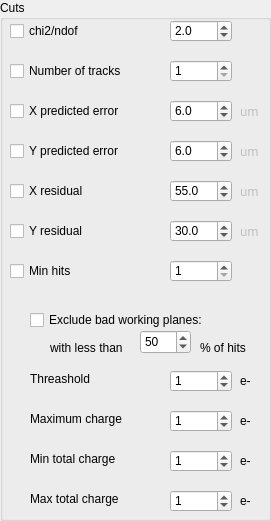
    <widget class="QGroupBox" name="chargeCutsGB">
     <property name="geometry">
      <rect>
       <x>705</x>
       <y>20</y>
       <width>271</width>
       <height>521</height>
      </rect>
     </property>
     <property name="title">
      <string>Cuts</string>
     </property>
     <widget class="QCheckBox" name="chi2ChargeCutCB">
      <property name="geometry">
       <rect>
        <x>10</x>
        <y>20</y>
        <width>93</width>
        <height>22</height>
       </rect>
      </property>
      <property name="text">
       <string>chi2/ndof</string>
      </property>
     </widget>
     <widget class="QDoubleSpinBox" name="chi2ChargeCutSB">
      <property name="geometry">
       <rect>
        <x>170</x>
        <y>20</y>
        <width>62</width>
        <height>22</height>
       </rect>
      </property>
      <property name="decimals">
       <number>1</number>
      </property>
      <property name="minimum">
       <double>1.000000000000000</double>
      </property>
      <property name="maximum">
       <double>20.000000000000000</double>
      </property>
      <property name="singleStep">
       <double>0.500000000000000</double>
      </property>
      <property name="value">
       <double>2.000000000000000</double>
      </property>
     </widget>
     <widget class="QCheckBox" name="nTrackChargeCutCB">
      <property name="geometry">
       <rect>
        <x>10</x>
        <y>60</y>
        <width>141</width>
        <height>22</height>
       </rect>
      </property>
      <property name="text">
       <string>Number of tracks</string>
      </property>
     </widget>
     <widget class="QSpinBox" name="nTrackChargeCutSB">
      <property name="geometry">
       <rect>
        <x>170</x>
        <y>60</y>
        <width>62</width>
        <height>22</height>
       </rect>
      </property>
      <property name="layoutDirection">
       <enum>Qt::LeftToRight</enum>
      </property>
      <property name="minimum">
       <number>1</number>
      </property>
      <property name="maximum">
       <number>10</number>
      </property>
      <property name="value">
       <number>1</number>
      </property>
     </widget>
     <widget class="QCheckBox" name="xErrChargeCutCB">
      <property name="geometry">
       <rect>
        <x>10</x>
        <y>100</y>
        <width>141</width>
        <height>22</height>
       </rect>
      </property>
      <property name="text">
       <string>X predicted error</string>
      </property>
     </widget>
     <widget class="QCheckBox" name="yErrChargeCutCB">
      <property name="geometry">
       <rect>
        <x>10</x>
        <y>140</y>
        <width>141</width>
        <height>22</height>
       </rect>
      </property>
      <property name="text">
       <string>Y predicted error</string>
      </property>
     </widget>
     <widget class="QDoubleSpinBox" name="xErrChargeCutSB">
      <property name="geometry">
       <rect>
        <x>170</x>
        <y>100</y>
        <width>62</width>
        <height>22</height>
       </rect>
      </property>
      <property name="decimals">
       <number>1</number>
      </property>
      <property name="minimum">
       <double>0.000000000000000</double>
      </property>
      <property name="maximum">
       <double>50.000000000000000</double>
      </property>
      <property name="singleStep">
       <double>0.500000000000000</double>
      </property>
      <property name="value">
       <double>6.000000000000000</double>
      </property>
     </widget>
     <widget class="QDoubleSpinBox" name="yErrChargeCutSB">
      <property name="geometry">
       <rect>
        <x>170</x>
        <y>140</y>
        <width>62</width>
        <height>22</height>
       </rect>
      </property>
      <property name="decimals">
       <number>1</number>
      </property>
      <property name="minimum">
       <double>0.000000000000000</double>
      </property>
      <property name="maximum">
       <double>50.000000000000000</double>
      </property>
      <property name="singleStep">
       <double>0.500000000000000</double>
      </property>
      <property name="value">
       <double>6.000000000000000</double>
      </property>
     </widget>
     <widget class="QLabel" name="xErrChargeLB">
      <property name="enabled">
       <bool>false</bool>
      </property>
      <property name="geometry">
       <rect>
        <x>240</x>
        <y>100</y>
        <width>31</width>
        <height>22</height>
       </rect>
      </property>
      <property name="font">
       <font>
        <family>Sans Serif</family>
        <weight>50</weight>
        <bold>false</bold>
       </font>
      </property>
      <property name="text">
       <string>um</string>
      </property>
     </widget>
     <widget class="QLabel" name="yErrChargeLB">
      <property name="enabled">
       <bool>false</bool>
      </property>
      <property name="geometry">
       <rect>
        <x>240</x>
        <y>140</y>
        <width>31</width>
        <height>22</height>
       </rect>
      </property>
      <property name="font">
       <font>
        <family>Sans Serif</family>
        <weight>50</weight>
        <bold>false</bold>
       </font>
      </property>
      <property name="text">
       <string>um</string>
      </property>
     </widget>
     <widget class="QCheckBox" name="xChargeCutCB">
      <property name="geometry">
       <rect>
        <x>10</x>
        <y>180</y>
        <width>130</width>
        <height>22</height>
       </rect>
      </property>
      <property name="text">
       <string>X residual</string>
      </property>
     </widget>
     <widget class="QCheckBox" name="yChargeCutCB">
      <property name="geometry">
       <rect>
        <x>10</x>
        <y>220</y>
        <width>131</width>
        <height>22</height>
       </rect>
      </property>
      <property name="text">
       <string>Y residual</string>
      </property>
     </widget>
     <widget class="QDoubleSpinBox" name="xChargeCutSB">
      <property name="geometry">
       <rect>
        <x>170</x>
        <y>180</y>
        <width>62</width>
        <height>22</height>
       </rect>
      </property>
      <property name="decimals">
       <number>1</number>
      </property>
      <property name="minimum">
       <double>-75.000000000000000</double>
      </property>
      <property name="maximum">
       <double>75.000000000000000</double>
      </property>
      <property name="singleStep">
       <double>0.500000000000000</double>
      </property>
      <property name="value">
       <double>55.000000000000000</double>
      </property>
     </widget>
     <widget class="QDoubleSpinBox" name="yChargeCutSB">
      <property name="geometry">
       <rect>
        <x>170</x>
        <y>220</y>
        <width>62</width>
        <height>22</height>
       </rect>
      </property>
      <property name="decimals">
       <number>1</number>
      </property>
      <property name="minimum">
       <double>-50.000000000000000</double>
      </property>
      <property name="maximum">
       <double>50.000000000000000</double>
      </property>
      <property name="singleStep">
       <double>0.500000000000000</double>
      </property>
      <property name="value">
       <double>30.000000000000000</double>
      </property>
     </widget>
     <widget class="QLabel" name="xChargeLB">
      <property name="enabled">
       <bool>false</bool>
      </property>
      <property name="geometry">
       <rect>
        <x>240</x>
        <y>180</y>
        <width>31</width>
        <height>22</height>
       </rect>
      </property>
      <property name="font">
       <font>
        <family>Sans Serif</family>
        <weight>50</weight>
        <bold>false</bold>
       </font>
      </property>
      <property name="text">
       <string>um</string>
      </property>
     </widget>
     <widget class="QLabel" name="yChargeLB">
      <property name="enabled">
       <bool>false</bool>
      </property>
      <property name="geometry">
       <rect>
        <x>240</x>
        <y>220</y>
        <width>31</width>
        <height>22</height>
       </rect>
      </property>
      <property name="font">
       <font>
        <family>Sans Serif</family>
        <weight>50</weight>
        <bold>false</bold>
       </font>
      </property>
      <property name="text">
       <string>um</string>
      </property>
     </widget>
     <widget class="QSpinBox" name="hitsChargeCutSB">
      <property name="geometry">
       <rect>
        <x>170</x>
        <y>260</y>
        <width>62</width>
        <height>22</height>
       </rect>
      </property>
      <property name="layoutDirection">
       <enum>Qt::LeftToRight</enum>
      </property>
      <property name="minimum">
       <number>1</number>
      </property>
      <property name="maximum">
       <number>50</number>
      </property>
      <property name="value">
       <number>1</number>
      </property>
     </widget>
     <widget class="QCheckBox" name="hitsChargeCutCB">
      <property name="geometry">
       <rect>
        <x>10</x>
        <y>260</y>
        <width>131</width>
        <height>22</height>
       </rect>
      </property>
      <property name="text">
       <string>Min hits</string>
      </property>
     </widget>
     <widget class="customSpinBox" name="threasholdSB">
      <property name="geometry">
       <rect>
        <x>170</x>
        <y>370</y>
        <width>62</width>
        <height>22</height>
       </rect>
      </property>
      <property name="layoutDirection">
       <enum>Qt::LeftToRight</enum>
      </property>
      <property name="minimum">
       <number>0</number>
      </property>
      <property name="maximum">
       <number>10000</number>
      </property>
      <property name="singleStep">
       <number>100</number>
      </property>
      <property name="value">
       <number>1</number>
      </property>
     </widget>
     <widget class="customSpinBox" name="minTotChargeSB">
      <property name="geometry">
       <rect>
        <x>170</x>
        <y>450</y>
        <width>62</width>
        <height>22</height>
       </rect>
      </property>
      <property name="layoutDirection">
       <enum>Qt::LeftToRight</enum>
      </property>
      <property name="minimum">
       <number>0</number>
      </property>
      <property name="maximum">
       <number>10000</number>
      </property>
      <property name="singleStep">
       <number>100</number>
      </property>
      <property name="value">
       <number>1</number>
      </property>
     </widget>
     <widget class="QLabel" name="threasholdLB">
      <property name="geometry">
       <rect>
        <x>240</x>
        <y>370</y>
        <width>31</width>
        <height>22</height>
       </rect>
      </property>
      <property name="text">
       <string>e-</string>
      </property>
     </widget>
     <widget class="QLabel" name="maxTotChargeLB">
      <property name="geometry">
       <rect>
        <x>240</x>
        <y>490</y>
        <width>31</width>
        <height>22</height>
       </rect>
      </property>
      <property name="text">
       <string>e-</string>
      </property>
     </widget>
     <widget class="customSpinBox" name="maxTotChargeSB">
      <property name="geometry">
       <rect>
        <x>170</x>
        <y>490</y>
        <width>62</width>
        <height>22</height>
       </rect>
      </property>
      <property name="layoutDirection">
       <enum>Qt::LeftToRight</enum>
      </property>
      <property name="minimum">
       <number>0</number>
      </property>
      <property name="maximum">
       <number>100000</number>
      </property>
      <property name="singleStep">
       <number>100</number>
      </property>
      <property name="value">
       <number>1</number>
      </property>
     </widget>
     <widget class="QLabel" name="minTotChargeLB">
      <property name="geometry">
       <rect>
        <x>240</x>
        <y>450</y>
        <width>31</width>
        <height>22</height>
       </rect>
      </property>
      <property name="text">
       <string>e-</string>
      </property>
     </widget>
     <widget class="customSpinBox" name="maxChargeSB">
      <property name="geometry">
       <rect>
        <x>170</x>
        <y>410</y>
        <width>62</width>
        <height>22</height>
       </rect>
      </property>
      <property name="layoutDirection">
       <enum>Qt::LeftToRight</enum>
      </property>
      <property name="minimum">
       <number>0</number>
      </property>
      <property name="maximum">
       <number>100000</number>
      </property>
      <property name="singleStep">
       <number>100</number>
      </property>
      <property name="value">
       <number>1</number>
      </property>
     </widget>
     <widget class="QLabel" name="maxChargeLB">
      <property name="geometry">
       <rect>
        <x>240</x>
        <y>410</y>
        <width>31</width>
        <height>22</height>
       </rect>
      </property>
      <property name="text">
       <string>e-</string>
      </property>
     </widget>
     <widget class="QLabel" name="threasholdLB_2">
      <property name="geometry">
       <rect>
        <x>30</x>
        <y>370</y>
        <width>71</width>
        <height>17</height>
       </rect>
      </property>
      <property name="text">
       <string>Threashold</string>
      </property>
     </widget>
     <widget class="QLabel" name="maxChargeLB_2">
      <property name="geometry">
       <rect>
        <x>30</x>
        <y>410</y>
        <width>121</width>
        <height>17</height>
       </rect>
      </property>
      <property name="text">
       <string>Maximum charge</string>
      </property>
     </widget>
     <widget class="QLabel" name="minTotChargeLB_2">
      <property name="geometry">
       <rect>
        <x>30</x>
        <y>450</y>
        <width>111</width>
        <height>17</height>
       </rect>
      </property>
      <property name="text">
       <string>Min total charge</string>
      </property>
     </widget>
     <widget class="QLabel" name="maxTotChargeLB_2">
      <property name="geometry">
       <rect>
        <x>30</x>
        <y>490</y>
        <width>111</width>
        <height>17</height>
       </rect>
      </property>
      <property name="text">
       <string>Max total charge</string>
      </property>
     </widget>
     <widget class="customCheckBox" name="excludeBadPlanesCB">
      <property name="geometry">
       <rect>
        <x>30</x>
        <y>310</y>
        <width>211</width>
        <height>20</height>
       </rect>
      </property>
      <property name="text">
       <string>Exclude bad working planes:</string>
      </property>
     </widget>
     <widget class="QLabel" name="label_2">
      <property name="geometry">
       <rect>
        <x>50</x>
        <y>340</y>
        <width>81</width>
        <height>16</height>
       </rect>
      </property>
      <property name="text">
       <string>with less than</string>
      </property>
     </widget>
     <widget class="customSpinBox" name="badPlanesHitsSB">
      <property name="geometry">
       <rect>
        <x>140</x>
        <y>330</y>
        <width>51</width>
        <height>24</height>
       </rect>
      </property>
      <property name="value">
       <number>50</number>
      </property>
     </widget>
     <widget class="QLabel" name="label_4">
      <property name="geometry">
       <rect>
        <x>200</x>
        <y>340</y>
        <width>61</width>
        <height>16</height>
       </rect>
      </property>
      <property name="text">
       <string>% of hits</string>
      </property>
     </widget>
    </widget>
